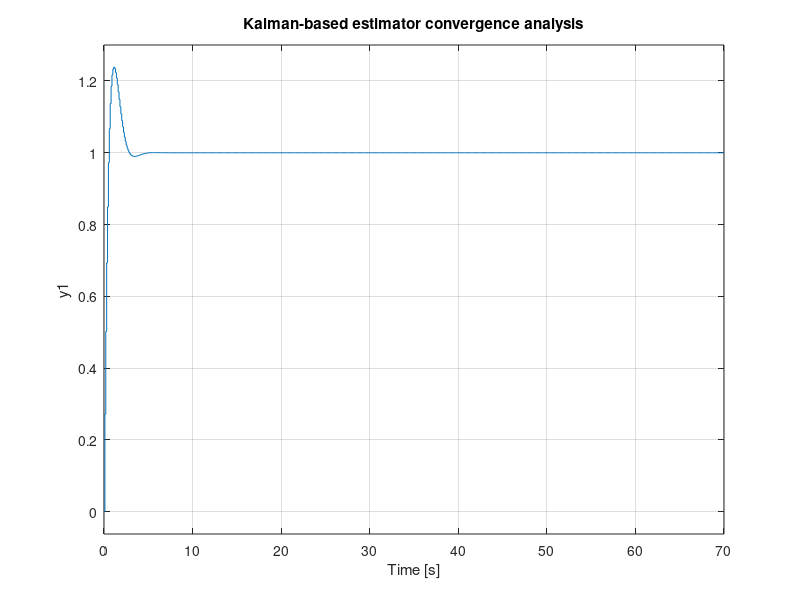
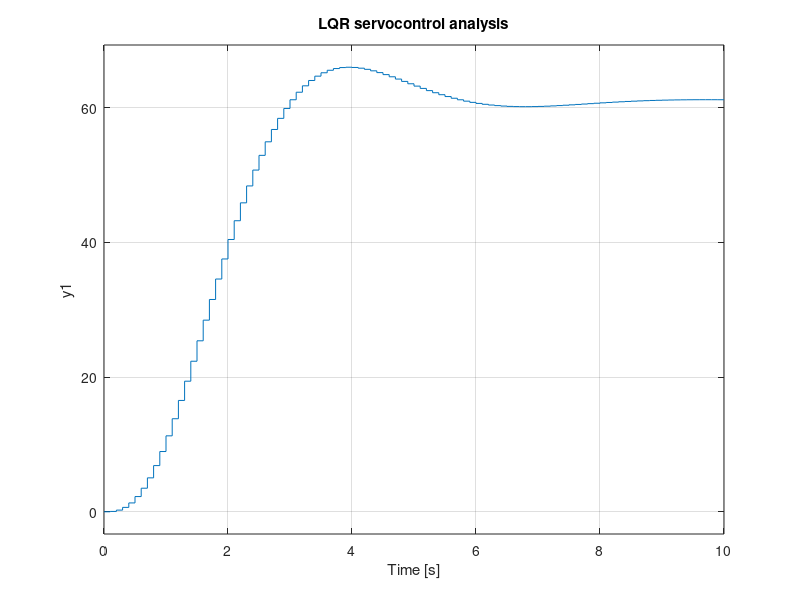
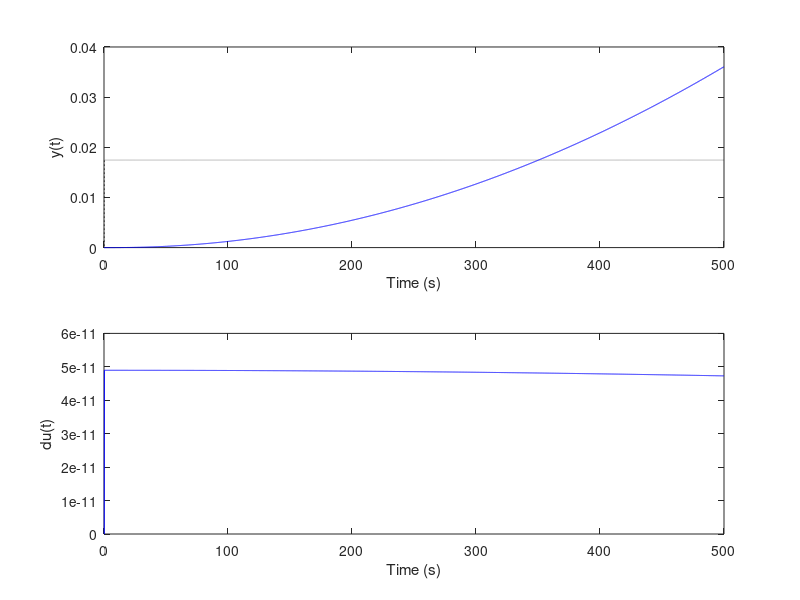

Write MATLAB code to recreate these figures, in order.
%% Atividade 05: Projetar e implementar, por simulação, o  PMVC, DMC e GPC.
clear all; close all; clc;

%% Parametros
Ts = 0.1;                % periodo de amostragem (s)
td = 0;                  % atraso continuo (s)
d = round((td/Ts) + 1)   % atraso discreto (em amostras)

Nx = d+1;                % horizonte de previsão de estado (atraso virtual)
LAM = diag([1e6]);       % fator de ponderação de controle

%% Planta a) Dinâmica do ângulo de roll do VLS-1 em Max Q

% Modelo em espaço de estados contínuo
    A = [0      1;
         0  -0.098859];
    B = [0; 1];
    
    C = [61.0492    0];
    
    D = 0;
    
    sysc = ss(A,B,C,D)

% Modelo em espaço de estados discreto
    sysd = c2d(sysc,Ts);
    
    [Ad,Bd,Cd,Dd] = ssdata(sysd);

% Modelo aumentado em espaço de estados
    Aa = [ 1          Cd*Ad;
         zeros(2,1)  Ad  ];

    Ba = [Cd*Bd  ;  Bd];

    Ca = [Cd 0];

    Da = 0;

    sysa = ss(Aa,Ba,Ca,Da,Ts);

%% Testes de Controlabilidade e Observabilidade
n = length(Aa);     % Número de variaveis de estado (o integrador é considerado)
Co = ctrb(Aa, Ba);  % Matriz de Controlabilidade
Ob = obsv(Aa, Ca);  % Matriz de Observabilidade

disp('Verificação da Controlabilidade:');
    disp(['> rank(Co) = ' num2str(rank(Co))]);
    if rank(Co) == n
        disp(['== ' num2str(n) ' - O sistema é controlável' ]);
    else
        disp(['!= ' num2str(n) ' - O sistema não é controlável' ]);
    end

disp('Verificação da Observabilidade:');
    disp(['> rank(Ob) = ' num2str(rank(Ob))]);
    if rank(Ob) == n
        disp(['== ' num2str(n) ' - O sistema é observável' ]);
    else
        disp(['!= ' num2str(n) ' - O sistema não é observável' ]);
    end

%% PMVC com realimentação total de estados

% Estimador de estados baseado no filtro de Kalman
    Qkf = diag([1  1 0]);   % covariancia do ruido do processo
    Rkf = 1e10;             % covariancia do ruido de medição
    
    disp('Verificação da Detectabilidade (p/ o Filtro de Kalman):');
    Ob_dec_kf = obsv(Aa', sqrt(Qkf)');
    disp(['> rank(obsv(Aa^(T), sqrt(Qkf)^(T))) = ' num2str(rank(Ob_dec_kf))]);

    if rank(Ob_dec_kf) == n
        disp(['== ' num2str(n) ' - O sistema é detectável' ]);
    else
        disp(['!= ' num2str(n) ' - O sistema não é detectável' ]);
    end

    % Calculo do Ganho
    L = [ dlqr(Aa',Ca',Qkf,Rkf) ]'

    % Verificando os autovalores
    disp('Autovalores do KF em MF:')
    eig(Aa-L*Ca)

    % Verificando se converge
    syskf = ss(Aa-L*Ca, L, Ca, Da, Ts);
    figure; step(syskf); title('Kalman-based estimator convergence analysis');

% LQR
    Qlqr = diag([1  1 0]);  % penalização dos estados
    Rlqr = 1e5;             % penalização do esforço de controle

    disp('Verificação da Detectabilidade (p/ o LQR):');
    Ob_dec_lqr = obsv(Aa', sqrt(Qlqr)');
    disp(['> rank(obsv(Aa^(T), sqrt(Qlqr)^(T))) = ' num2str(rank(Ob_dec_lqr))]);

    if rank(Ob_dec_lqr) == n
        disp(['== ' num2str(n) ' - O sistema é detectável' ]);
    else
        disp(['!= ' num2str(n) ' - O sistema não é detectável' ]);
    end

    % Calculo do Ganho
    K =  dlqr(Aa,Ba,Qlqr,Rlqr)

    % Verificando os autovalores
    disp('Autovalores do LQR em MF:')
    eig(Aa-Ba*K)

    % Verificando se converge
    syslq = ss(Aa-Ba*K, Ba*K(1), Ca, Da, Ts);
    figure; step(syslq); title('LQR servocontrol analysis');

    % Variaveis auxiliares
        % Matrizes principais da leis de controle
        Mx = K*( Aa^Nx -(Aa^(Nx-1))*L*Ca );
        
        Mu = [];
        for i = 1:Nx-1
	        Mu = [Mu (Aa^i)*Ba];
        end
	        Mu = K*Mu;
        
        My = K*Aa^(Nx-1)*L;

%% Simulação
tfinal = 500;           % tempo de simulação (em segundos)
N = round( tfinal/Ts );
t = 0:Ts:N*Ts-Ts;      

    % Sinal de referencia
    r1(1:Nx+1) = 0; r1(Nx+2:N) = 1*(pi/180); 

    % Condições iniciais
    for k = 1:Nx 
        x(:,k)=[0;0];
        u(k) = 0;
        y(k) = Cd*x(:,k);

        xa(:,k) = zeros(3,1);
        du(k) = 0;
    end

for k = Nx+1:N
    % Planta
    x(:,k) = Ad*x(:,k-1) +Bd*u(k-d);
    y(k) = Cd*x(:,k);

    % Controlador
    xa(:,k) = (Aa-L*Ca)*xa(:,k-1) +Ba*du(k-Nx) +L*y(k-1);

        DU = [];
        for i = 1:Nx-1
            DU = [DU; du(k-i) ];
        end

    du(k) = inv(K*Ba+LAM)*( K*[r1(k);0;0] -Mx*xa(:,k) ...
        -Mu*DU -My*y(k) );

    u(k) = u(k-1) +du(k);

    % Saturação
    if u(k) >= 0.06981
      u(k) = 0.06981;
    elseif u(k) <= 0
      u(k) = 0;
    end

end

%% Plots
t = 0:Ts:N*Ts-Ts;
figure;
    subplot(211)
    plot(t,r1,':k'); hold;
    plot(t,y,'b');
    ylabel('y(t)'); xlabel('Time (s)');
    subplot(212)
    plot(t,du,'b');
    ylabel('du(t)'); xlabel('Time (s)');
